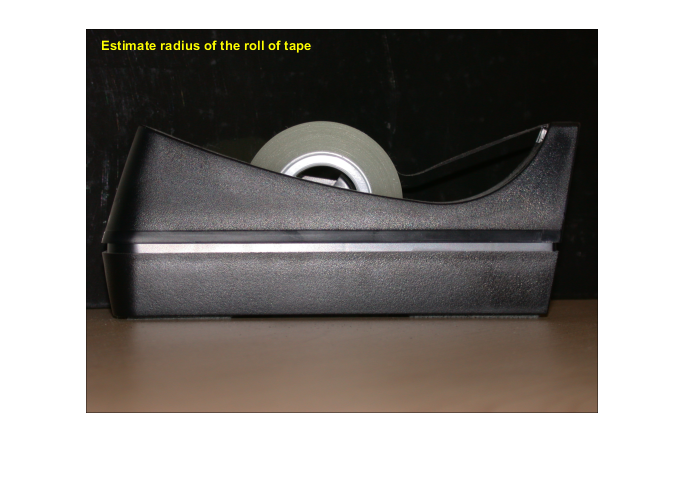
%> input picture radius.png, 686 x 477 px
$ octave radius_pro.m   (GNU Octave 9; MATLAB toolbox functions it lacks are replaced by stand-ins)
%> lines starting %> are read from the running program, lines starting %| are printed output that depends on the picture
RGB= imread('radius.png');
%> RGB is the input picture: size 477x686x3 uint8; mean R, G, B 145.3, 141.6, 138.4
imshow(RGB);
hTxt=text(320,250,'Estimate radius of the roll of tape','FontWeight','bold','Color','r');
[center,radius]=imfindcircles(RGB,[60 100],'Sensitivity',0.95);
%> center = [322.8 203.2]; radius = 81.17
viscircles(center,radius);
hold on;
plot(center(:,1),center(:,2),'yx','LineWidth',2);
hold off;
delete(hTxt);
message=sprintf('The estimated radius is %0.1f pixels',radius);
%> message = 'The estimated radius is 81.2 pixels'
text(150,15,message,'Color','r','FontWeight','bold');
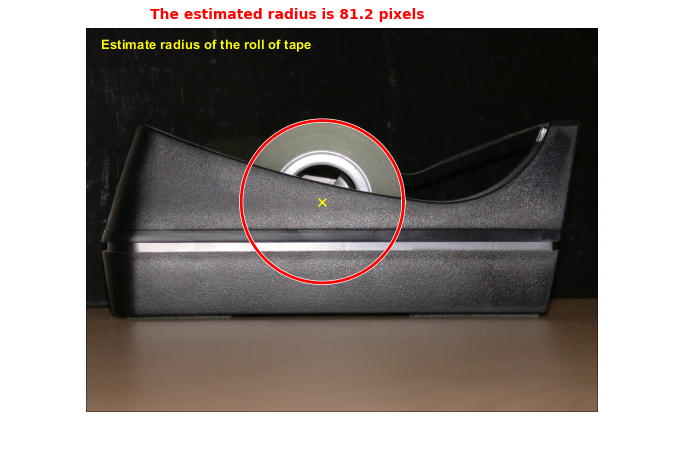
%> figure redrawn from the program's plot data

$ run again, with chips.png copied over radius.png
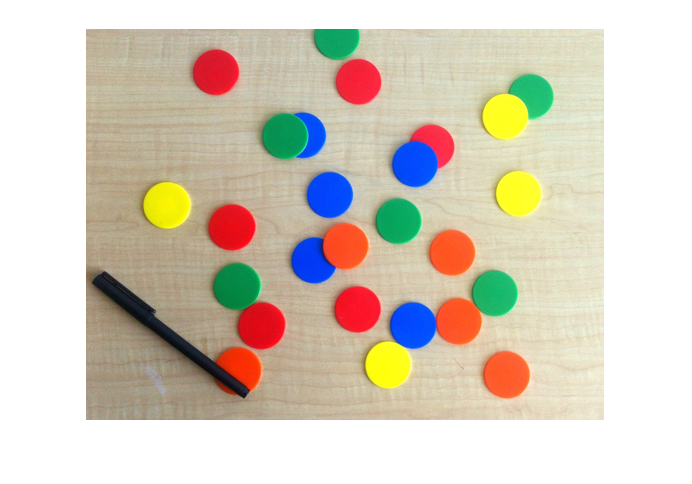
%> input picture chips.png, 692 x 484 px
%> RGB is the input picture: size 484x692x3 uint8; mean R, G, B 214.7, 205.6, 190.4
%> center = [346.5 242.5]; radius = 86.97
%> message = 'The estimated radius is 87.0 pixels'
%> `text(150,15,message,'Color','r','FontWeight','bold');`:
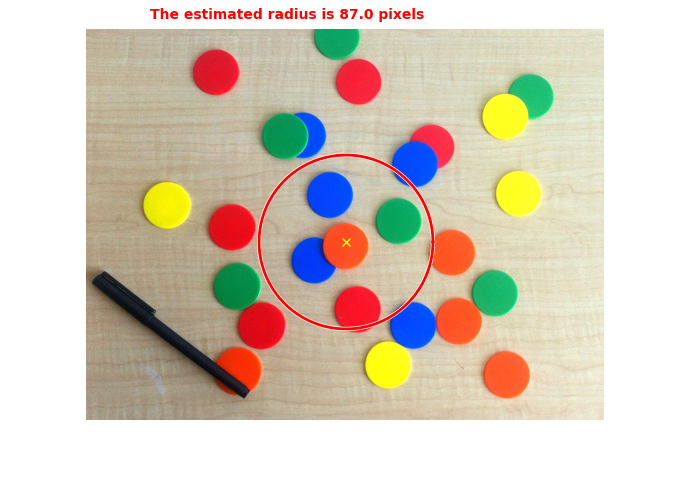
%> figure redrawn from the program's plot data
